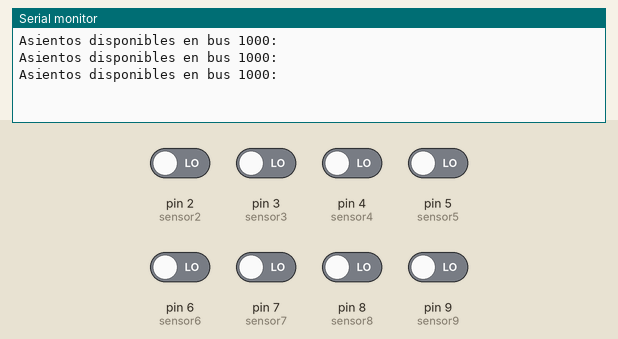
Recording of a sketch running on a simulated Arduino Uno, built with avr-gcc and run on an emulated ATmega328P. On the bench: the last lines printed to the serial monitor. The inputs (shaded band) are chosen by the test bench; at power-on: pin 2 (sensor2), pin 3 (sensor3), pin 4 (sensor4), pin 5 (sensor5), pin 6 (sensor6), pin 7 (sensor7), pin 8 (sensor8), pin 9 (sensor9) LOW.

Above: at 4.8 s.
4.9 s: pin 2 (sensor2) driven HIGH
At 6.4 s:
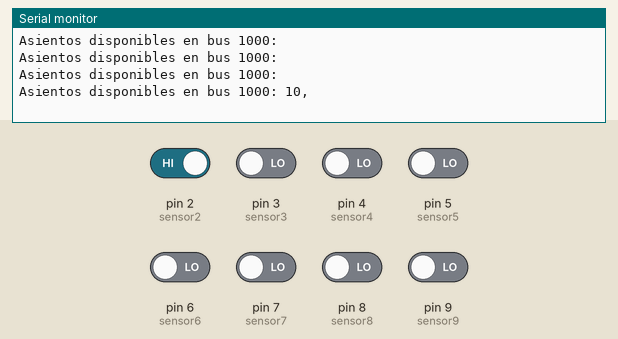
9.5 s: pin 3 (sensor3) driven HIGH
At 10.8 s:
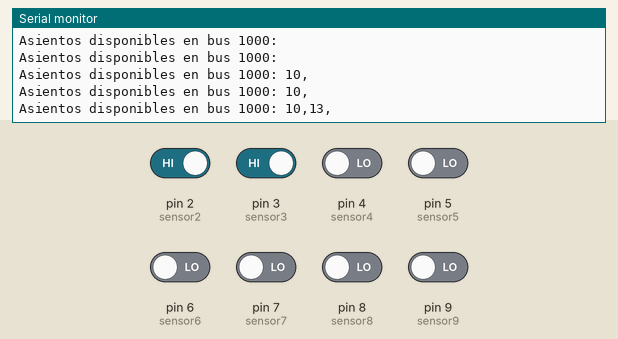
13.5 s: pin 4 (sensor4) driven HIGH
At 15.0 s:
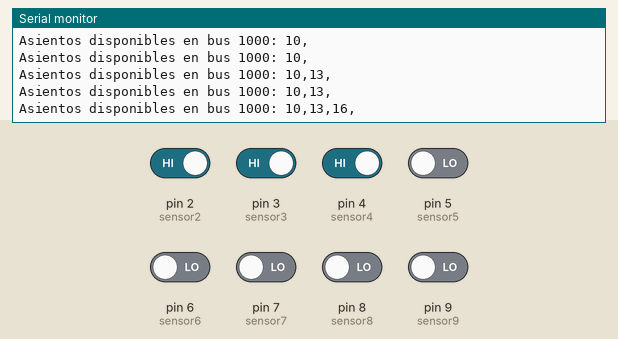
17.5 s: pin 5 (sensor5) driven HIGH
At 19.4 s:
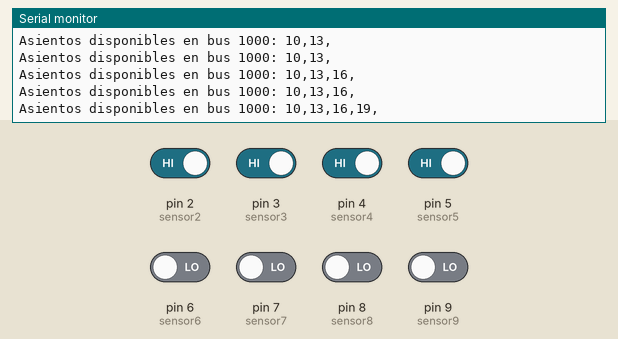
21.5 s: pin 6 (sensor6) driven HIGH
At 22.5 s:
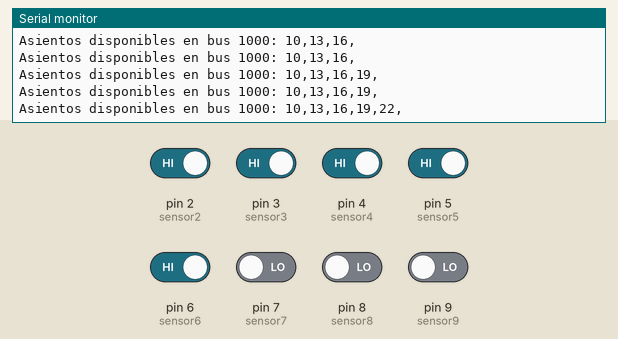
25.5 s: pin 7 (sensor7) driven HIGH
At 26.8 s:
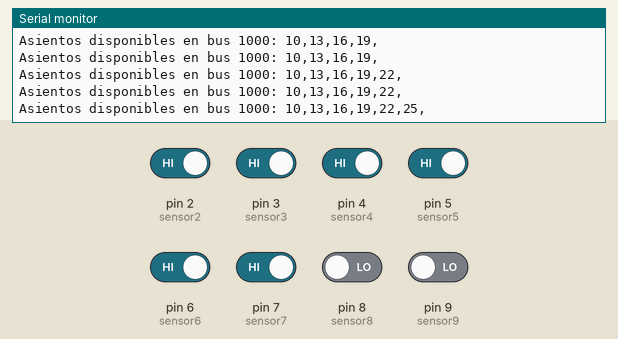

Measured:
- after the input at 4.9 s, the serial monitor: prints a new line after 1.1 s (image 1)
- after the input at 9.5 s, the serial monitor: prints a new line after 0.50 s (image 2)
- after the input at 13.5 s, the serial monitor: prints a new line after 0.50 s (image 3)
- after the input at 17.5 s, the serial monitor: prints a new line after 0.51 s (image 4)
- after the input at 21.5 s, the serial monitor: prints a new line after 0.51 s (image 5)
- after the input at 25.5 s, the serial monitor: prints a new line after 0.51 s (image 6)

The sketch:

Sensor3.ino
```cpp
//varibles de sensores
const byte sensor1 = 1;
const byte sensor2 = 2;
const byte sensor3 = 3;
const byte sensor4 = 4;
const byte sensor5 = 5;
const byte sensor6 = 6;
const byte sensor7 = 7;
const byte sensor8 = 8;
const byte sensor9 = 9;


// array que almacena los asientos disponibles
const int N = 9;
int asientos[N] = { 3, 10, 13, 16, 19, 22, 25, 28, 30};

// inicialzando los pines en alto
int asiento3 = HIGH;  //Asiento disponible
int asiento10 = HIGH;  //Asiento disponible
int asiento13 = HIGH;  //Asiento disponible
int asiento16 = HIGH;  //Asiento disponible
int asiento19 = HIGH;  //Asiento disponible
int asiento22 = HIGH;  //Asiento disponible
int asiento25 = HIGH;  //Asiento disponible
int asiento28 = HIGH;  //Asiento disponible
int asiento31 = HIGH;  //Asiento disponible

//numero de identificacion del bus
int numeroBus_3 = 1000;

int dt = 1000;

void setup() {
  // put your setup code here, to run once:
  Serial.begin(9600);
}

void loop() {
  // put your main code here, to run repeatedly:
  asiento3 = digitalRead(sensor1);
  asiento10 = digitalRead(sensor2);
  asiento13 = digitalRead(sensor3);
  asiento16 = digitalRead(sensor4);
  asiento19 = digitalRead(sensor5);
  asiento22 = digitalRead(sensor6);
  asiento25 = digitalRead(sensor7);
  asiento28 = digitalRead(sensor8);
  asiento31 = digitalRead(sensor9);

  if (asiento3 == HIGH) {
    asientos[0] = 3;
  } else {
    asientos[0] = 0;
  }
  if (asiento10 == HIGH) {
    asientos[1] = 10;
  } else {
    asientos[1] = 0;
  }
  if (asiento13 == HIGH) {
    asientos[2] = 13;
  } else {
    asientos[2] = 0;
  }
  if (asiento16 == HIGH) {
    asientos[3] = 16;
  } else {
    asientos[3] = 0;
  }
  if (asiento19 == HIGH) {
    asientos[4] = 19;
  } else {
    asientos[4] = 0;
  }
  if (asiento22 == HIGH) {
    asientos[5] = 22;
  } else {
    asientos[5] = 0;
  }
  if (asiento25 == HIGH) {
    asientos[6] = 25;
  } else {
    asientos[6] = 0;
  }
  if (asiento28 == HIGH) {
    asientos[7] = 28;
  } else {
    asientos[7] = 0;
  }
  if (asiento31 == HIGH) {
    asientos[8] = 31;
  } else {
    asientos[8] = 0;
  }

  imprimir();
  delay(dt);
}

void imprimir() {

  Serial.print("Asientos disponibles en bus ");
  Serial.print(numeroBus_3);
  Serial.print(": ");
  disponibilidad();
  delay(dt);
}

void disponibilidad() {
  for (int i = 0; i < N; i++) {
    if (asientos[i] != 0) {
      Serial.print(asientos[i]);
      Serial.print(",");
    }
  }
  Serial.println();
}
```
